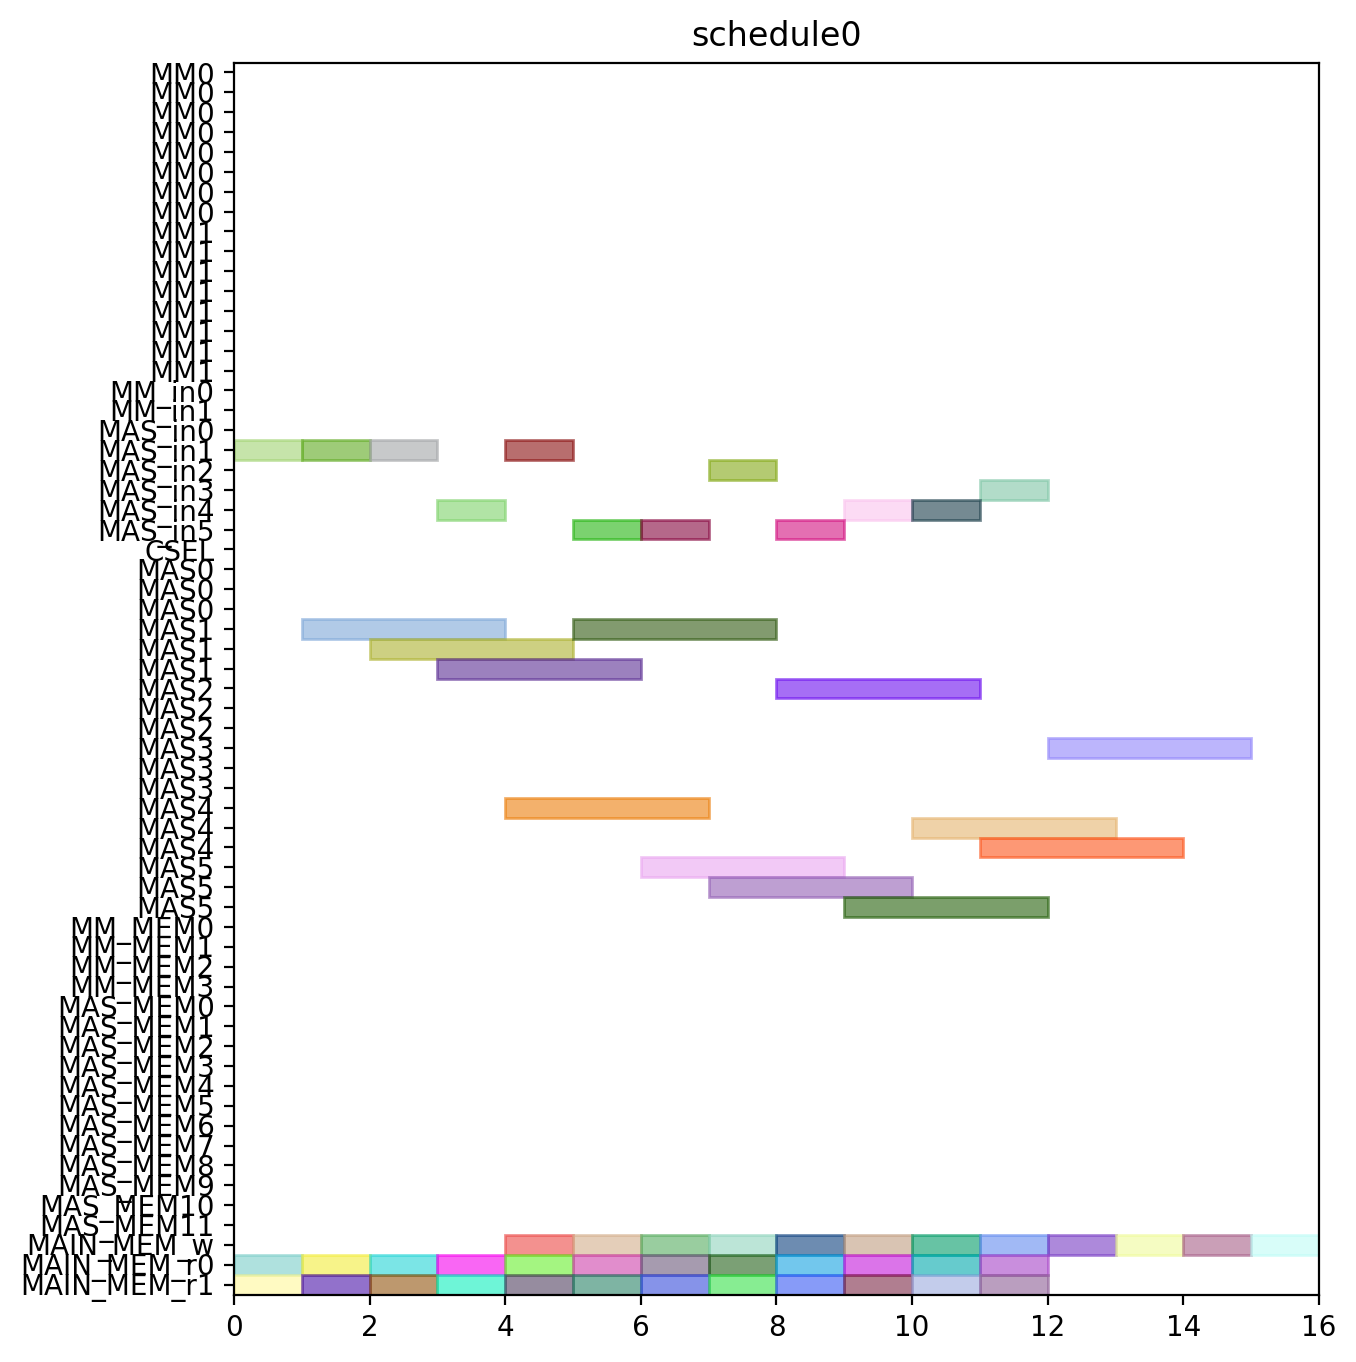

The Python source for this figure:
from pyschedule import Scenario, solvers, plotters, alt


def solve():
	horizon = 120
	S = Scenario("schedule0", horizon=horizon)

	# resource
	MM = S.Resources('MM', num=2, size=8)
	MM_in = S.Resources('MM_in', num=2)
	MAS_in = S.Resources('MAS_in', num=6)
	CSEL = S.Resource('CSEL')
	MAS = S.Resources('MAS', num=6, size=3, periods=range(1, horizon))
	MM_MEM = S.Resources('MM_MEM', num=4)
	MAS_MEM = S.Resources('MAS_MEM', num=12)
	MAIN_MEM_w = S.Resource('MAIN_MEM_w', size=1)
	MAIN_MEM_r = S.Resources('MAIN_MEM_r', num=2)

	# result of previous scheduling

	# new tasks
	c000 = S.Task('c000', length=3, delay_cost=1)
	c000 += alt(MAS)
	c000_in = S.Task('c000_in', length=1, delay_cost=1)
	c000_in += alt(MAS_in)
	S += c000_in*MAS_in[0]<=c000*MAS[0]

	S += c000_in*MAS_in[1]<=c000*MAS[1]

	S += c000_in*MAS_in[2]<=c000*MAS[2]

	S += c000_in*MAS_in[3]<=c000*MAS[3]

	S += c000_in*MAS_in[4]<=c000*MAS[4]

	S += c000_in*MAS_in[5]<=c000*MAS[5]

	S += 0<c000

	c000_w = S.Task('c000_w', length=1, delay_cost=1)
	c000_w += alt(MAIN_MEM_w)
	S += c000 <= c000_w

	c000_mem0 = S.Task('c000_mem0', length=1, delay_cost=1)
	c000_mem0 += MAIN_MEM_r[0]
	S += c000_mem0 <= c000

	c000_mem1 = S.Task('c000_mem1', length=1, delay_cost=1)
	c000_mem1 += MAIN_MEM_r[1]
	S += c000_mem1 <= c000

	c001 = S.Task('c001', length=3, delay_cost=1)
	c001 += alt(MAS)
	c001_in = S.Task('c001_in', length=1, delay_cost=1)
	c001_in += alt(MAS_in)
	S += c001_in*MAS_in[0]<=c001*MAS[0]

	S += c001_in*MAS_in[1]<=c001*MAS[1]

	S += c001_in*MAS_in[2]<=c001*MAS[2]

	S += c001_in*MAS_in[3]<=c001*MAS[3]

	S += c001_in*MAS_in[4]<=c001*MAS[4]

	S += c001_in*MAS_in[5]<=c001*MAS[5]

	S += 0<c001

	c001_w = S.Task('c001_w', length=1, delay_cost=1)
	c001_w += alt(MAIN_MEM_w)
	S += c001 <= c001_w

	c001_mem0 = S.Task('c001_mem0', length=1, delay_cost=1)
	c001_mem0 += MAIN_MEM_r[0]
	S += c001_mem0 <= c001

	c001_mem1 = S.Task('c001_mem1', length=1, delay_cost=1)
	c001_mem1 += MAIN_MEM_r[1]
	S += c001_mem1 <= c001

	c010 = S.Task('c010', length=3, delay_cost=1)
	c010 += alt(MAS)
	c010_in = S.Task('c010_in', length=1, delay_cost=1)
	c010_in += alt(MAS_in)
	S += c010_in*MAS_in[0]<=c010*MAS[0]

	S += c010_in*MAS_in[1]<=c010*MAS[1]

	S += c010_in*MAS_in[2]<=c010*MAS[2]

	S += c010_in*MAS_in[3]<=c010*MAS[3]

	S += c010_in*MAS_in[4]<=c010*MAS[4]

	S += c010_in*MAS_in[5]<=c010*MAS[5]

	S += 0<c010

	c010_w = S.Task('c010_w', length=1, delay_cost=1)
	c010_w += alt(MAIN_MEM_w)
	S += c010 <= c010_w

	c010_mem0 = S.Task('c010_mem0', length=1, delay_cost=1)
	c010_mem0 += MAIN_MEM_r[0]
	S += c010_mem0 <= c010

	c010_mem1 = S.Task('c010_mem1', length=1, delay_cost=1)
	c010_mem1 += MAIN_MEM_r[1]
	S += c010_mem1 <= c010

	c011 = S.Task('c011', length=3, delay_cost=1)
	c011 += alt(MAS)
	c011_in = S.Task('c011_in', length=1, delay_cost=1)
	c011_in += alt(MAS_in)
	S += c011_in*MAS_in[0]<=c011*MAS[0]

	S += c011_in*MAS_in[1]<=c011*MAS[1]

	S += c011_in*MAS_in[2]<=c011*MAS[2]

	S += c011_in*MAS_in[3]<=c011*MAS[3]

	S += c011_in*MAS_in[4]<=c011*MAS[4]

	S += c011_in*MAS_in[5]<=c011*MAS[5]

	S += 0<c011

	c011_w = S.Task('c011_w', length=1, delay_cost=1)
	c011_w += alt(MAIN_MEM_w)
	S += c011 <= c011_w

	c011_mem0 = S.Task('c011_mem0', length=1, delay_cost=1)
	c011_mem0 += MAIN_MEM_r[0]
	S += c011_mem0 <= c011

	c011_mem1 = S.Task('c011_mem1', length=1, delay_cost=1)
	c011_mem1 += MAIN_MEM_r[1]
	S += c011_mem1 <= c011

	c100 = S.Task('c100', length=3, delay_cost=1)
	c100 += alt(MAS)
	c100_in = S.Task('c100_in', length=1, delay_cost=1)
	c100_in += alt(MAS_in)
	S += c100_in*MAS_in[0]<=c100*MAS[0]

	S += c100_in*MAS_in[1]<=c100*MAS[1]

	S += c100_in*MAS_in[2]<=c100*MAS[2]

	S += c100_in*MAS_in[3]<=c100*MAS[3]

	S += c100_in*MAS_in[4]<=c100*MAS[4]

	S += c100_in*MAS_in[5]<=c100*MAS[5]

	S += 0<c100

	c100_w = S.Task('c100_w', length=1, delay_cost=1)
	c100_w += alt(MAIN_MEM_w)
	S += c100 <= c100_w

	c100_mem0 = S.Task('c100_mem0', length=1, delay_cost=1)
	c100_mem0 += MAIN_MEM_r[0]
	S += c100_mem0 <= c100

	c100_mem1 = S.Task('c100_mem1', length=1, delay_cost=1)
	c100_mem1 += MAIN_MEM_r[1]
	S += c100_mem1 <= c100

	c101 = S.Task('c101', length=3, delay_cost=1)
	c101 += alt(MAS)
	c101_in = S.Task('c101_in', length=1, delay_cost=1)
	c101_in += alt(MAS_in)
	S += c101_in*MAS_in[0]<=c101*MAS[0]

	S += c101_in*MAS_in[1]<=c101*MAS[1]

	S += c101_in*MAS_in[2]<=c101*MAS[2]

	S += c101_in*MAS_in[3]<=c101*MAS[3]

	S += c101_in*MAS_in[4]<=c101*MAS[4]

	S += c101_in*MAS_in[5]<=c101*MAS[5]

	S += 0<c101

	c101_w = S.Task('c101_w', length=1, delay_cost=1)
	c101_w += alt(MAIN_MEM_w)
	S += c101 <= c101_w

	c101_mem0 = S.Task('c101_mem0', length=1, delay_cost=1)
	c101_mem0 += MAIN_MEM_r[0]
	S += c101_mem0 <= c101

	c101_mem1 = S.Task('c101_mem1', length=1, delay_cost=1)
	c101_mem1 += MAIN_MEM_r[1]
	S += c101_mem1 <= c101

	c110 = S.Task('c110', length=3, delay_cost=1)
	c110 += alt(MAS)
	c110_in = S.Task('c110_in', length=1, delay_cost=1)
	c110_in += alt(MAS_in)
	S += c110_in*MAS_in[0]<=c110*MAS[0]

	S += c110_in*MAS_in[1]<=c110*MAS[1]

	S += c110_in*MAS_in[2]<=c110*MAS[2]

	S += c110_in*MAS_in[3]<=c110*MAS[3]

	S += c110_in*MAS_in[4]<=c110*MAS[4]

	S += c110_in*MAS_in[5]<=c110*MAS[5]

	S += 0<c110

	c110_w = S.Task('c110_w', length=1, delay_cost=1)
	c110_w += alt(MAIN_MEM_w)
	S += c110 <= c110_w

	c110_mem0 = S.Task('c110_mem0', length=1, delay_cost=1)
	c110_mem0 += MAIN_MEM_r[0]
	S += c110_mem0 <= c110

	c110_mem1 = S.Task('c110_mem1', length=1, delay_cost=1)
	c110_mem1 += MAIN_MEM_r[1]
	S += c110_mem1 <= c110

	c111 = S.Task('c111', length=3, delay_cost=1)
	c111 += alt(MAS)
	c111_in = S.Task('c111_in', length=1, delay_cost=1)
	c111_in += alt(MAS_in)
	S += c111_in*MAS_in[0]<=c111*MAS[0]

	S += c111_in*MAS_in[1]<=c111*MAS[1]

	S += c111_in*MAS_in[2]<=c111*MAS[2]

	S += c111_in*MAS_in[3]<=c111*MAS[3]

	S += c111_in*MAS_in[4]<=c111*MAS[4]

	S += c111_in*MAS_in[5]<=c111*MAS[5]

	S += 0<c111

	c111_w = S.Task('c111_w', length=1, delay_cost=1)
	c111_w += alt(MAIN_MEM_w)
	S += c111 <= c111_w

	c111_mem0 = S.Task('c111_mem0', length=1, delay_cost=1)
	c111_mem0 += MAIN_MEM_r[0]
	S += c111_mem0 <= c111

	c111_mem1 = S.Task('c111_mem1', length=1, delay_cost=1)
	c111_mem1 += MAIN_MEM_r[1]
	S += c111_mem1 <= c111

	c200 = S.Task('c200', length=3, delay_cost=1)
	c200 += alt(MAS)
	c200_in = S.Task('c200_in', length=1, delay_cost=1)
	c200_in += alt(MAS_in)
	S += c200_in*MAS_in[0]<=c200*MAS[0]

	S += c200_in*MAS_in[1]<=c200*MAS[1]

	S += c200_in*MAS_in[2]<=c200*MAS[2]

	S += c200_in*MAS_in[3]<=c200*MAS[3]

	S += c200_in*MAS_in[4]<=c200*MAS[4]

	S += c200_in*MAS_in[5]<=c200*MAS[5]

	S += 0<c200

	c200_w = S.Task('c200_w', length=1, delay_cost=1)
	c200_w += alt(MAIN_MEM_w)
	S += c200 <= c200_w

	c200_mem0 = S.Task('c200_mem0', length=1, delay_cost=1)
	c200_mem0 += MAIN_MEM_r[0]
	S += c200_mem0 <= c200

	c200_mem1 = S.Task('c200_mem1', length=1, delay_cost=1)
	c200_mem1 += MAIN_MEM_r[1]
	S += c200_mem1 <= c200

	c201 = S.Task('c201', length=3, delay_cost=1)
	c201 += alt(MAS)
	c201_in = S.Task('c201_in', length=1, delay_cost=1)
	c201_in += alt(MAS_in)
	S += c201_in*MAS_in[0]<=c201*MAS[0]

	S += c201_in*MAS_in[1]<=c201*MAS[1]

	S += c201_in*MAS_in[2]<=c201*MAS[2]

	S += c201_in*MAS_in[3]<=c201*MAS[3]

	S += c201_in*MAS_in[4]<=c201*MAS[4]

	S += c201_in*MAS_in[5]<=c201*MAS[5]

	S += 0<c201

	c201_w = S.Task('c201_w', length=1, delay_cost=1)
	c201_w += alt(MAIN_MEM_w)
	S += c201 <= c201_w

	c201_mem0 = S.Task('c201_mem0', length=1, delay_cost=1)
	c201_mem0 += MAIN_MEM_r[0]
	S += c201_mem0 <= c201

	c201_mem1 = S.Task('c201_mem1', length=1, delay_cost=1)
	c201_mem1 += MAIN_MEM_r[1]
	S += c201_mem1 <= c201

	c210 = S.Task('c210', length=3, delay_cost=1)
	c210 += alt(MAS)
	c210_in = S.Task('c210_in', length=1, delay_cost=1)
	c210_in += alt(MAS_in)
	S += c210_in*MAS_in[0]<=c210*MAS[0]

	S += c210_in*MAS_in[1]<=c210*MAS[1]

	S += c210_in*MAS_in[2]<=c210*MAS[2]

	S += c210_in*MAS_in[3]<=c210*MAS[3]

	S += c210_in*MAS_in[4]<=c210*MAS[4]

	S += c210_in*MAS_in[5]<=c210*MAS[5]

	S += 0<c210

	c210_w = S.Task('c210_w', length=1, delay_cost=1)
	c210_w += alt(MAIN_MEM_w)
	S += c210 <= c210_w

	c210_mem0 = S.Task('c210_mem0', length=1, delay_cost=1)
	c210_mem0 += MAIN_MEM_r[0]
	S += c210_mem0 <= c210

	c210_mem1 = S.Task('c210_mem1', length=1, delay_cost=1)
	c210_mem1 += MAIN_MEM_r[1]
	S += c210_mem1 <= c210

	c211 = S.Task('c211', length=3, delay_cost=1)
	c211 += alt(MAS)
	c211_in = S.Task('c211_in', length=1, delay_cost=1)
	c211_in += alt(MAS_in)
	S += c211_in*MAS_in[0]<=c211*MAS[0]

	S += c211_in*MAS_in[1]<=c211*MAS[1]

	S += c211_in*MAS_in[2]<=c211*MAS[2]

	S += c211_in*MAS_in[3]<=c211*MAS[3]

	S += c211_in*MAS_in[4]<=c211*MAS[4]

	S += c211_in*MAS_in[5]<=c211*MAS[5]

	S += 0<c211

	c211_w = S.Task('c211_w', length=1, delay_cost=1)
	c211_w += alt(MAIN_MEM_w)
	S += c211 <= c211_w

	c211_mem0 = S.Task('c211_mem0', length=1, delay_cost=1)
	c211_mem0 += MAIN_MEM_r[0]
	S += c211_mem0 <= c211

	c211_mem1 = S.Task('c211_mem1', length=1, delay_cost=1)
	c211_mem1 += MAIN_MEM_r[1]
	S += c211_mem1 <= c211

	solvers.mip.solve(S,msg=1,kind='CPLEX',ratio_gap=1.01)

	solution = [['hoge']*len(S.solution()[1]) for i in range(len(S.solution()))]
	for i in range(len(S.solution())):
		for j in range(len(S.solution()[i])):
			solution[i][j]=str(S.solution()[i][j])
	print(solution)

	cycles = int(solution[-1][3])

	pic_file_name = "/mnt/rose/usr1/fukuda/ABE/multiRAM_multiMAS_16mux/scheduling_result/stage8MM2_stage3MAS6/CONJ/schedule0.png"
	if(S.solution() != []):
		plotters.matplotlib.plot(S,img_filename=pic_file_name, show_task_labels=False, fig_size=(cycles*0.25+3, 8))

	return solution
